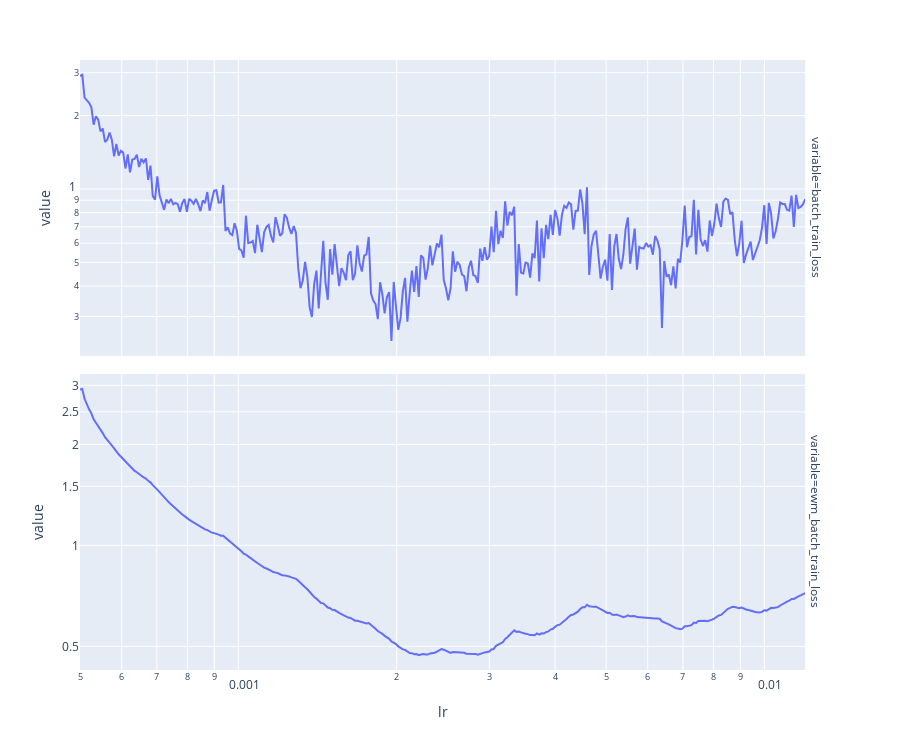

Notebook cell for this chart:
### Code cell
full_dataset = CMIDataset("full_dataset")
full_dataset_loader = DL(full_dataset, TRAIN_BATCH_SIZE, shuffle=True)
_, mock_training_metrics = mk_model_and_fit(
    full_dataset_loader,
    partial(torch.optim.lr_scheduler.ExponentialLR, gamma=MOCK_TRAINING_GAMMA),
    MOCK_TRAINING_EPOCHS
)
mock_training_metrics = post_process_mock_training_metrics(mock_training_metrics)
plt_lr_search_training_metrics(mock_training_metrics)
max_lr = mock_training_metrics["ewm_batch_train_loss"].idxmin()
# max_lr = 0.002
print("Maximum learning rate:", max_lr)

### Figure 1 — Plotly figure (JSON) as saved in the notebook; plotly's stock layout.template omitted (floating-point values rounded to 4 significant figures; data arrays with more than 128 entries replaced by an {"elided": "..."} marker saying what was removed)
{"data": [{"hovertemplate": "variable=batch_train_loss<br>lr=%{x}<br>value=%{y}<extra></extra>", "legendgroup": "", "line": {"color": "#636efa", "dash": "solid"}, "marker": {"symbol": "circle"}, "mode": "lines", "name": "", "orientation": "v", "showlegend": false, "type": "scatter", "x": {"elided": "320 float values"}, "xaxis": "x2", "y": {"elided": "320 float values"}, "yaxis": "y2"}, {"hovertemplate": "variable=ewm_batch_train_loss<br>lr=%{x}<br>value=%{y}<extra></extra>", "legendgroup": "", "line": {"color": "#636efa", "dash": "solid"}, "marker": {"symbol": "circle"}, "mode": "lines", "name": "", "orientation": "v", "showlegend": false, "type": "scatter", "x": {"elided": "320 float values"}, "xaxis": "x", "y": {"elided": "320 float values"}, "yaxis": "y"}], "layout": {"annotations": [{"font": {}, "showarrow": false, "text": "variable=ewm_batch_train_loss", "textangle": 90, "x": 0.98, "xanchor": "left", "xref": "paper", "y": 0.2425, "yanchor": "middle", "yref": "paper"}, {"font": {}, "showarrow": false, "text": "variable=batch_train_loss", "textangle": 90, "x": 0.98, "xanchor": "left", "xref": "paper", "y": 0.7575, "yanchor": "middle", "yref": "paper"}], "height": 750, "legend": {"tracegroupgap": 0}, "margin": {"t": 60}, "xaxis": {"anchor": "y", "domain": [0, 0.98], "title": {"text": "lr"}, "type": "log"}, "xaxis2": {"anchor": "y2", "domain": [0, 0.98], "matches": "x", "showticklabels": false, "type": "log"}, "yaxis": {"anchor": "x", "domain": [0, 0.485], "title": {"text": "value"}, "type": "log"}, "yaxis2": {"anchor": "x2", "domain": [0.515, 1], "title": {"text": "value"}, "type": "log"}}}
